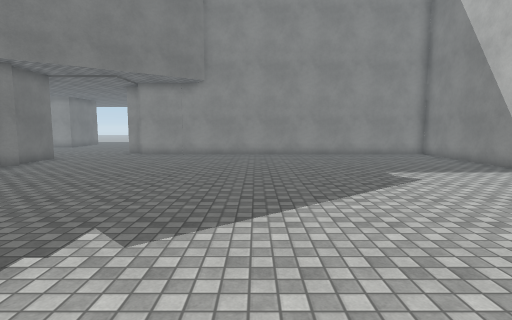
View 1 (above)

16 first-person views from a walk through a Unity game level. The camera is 1.5 m above the floor, tilts 6° down and sees 80° across. The floor is counted in squares, 1 m on a side. Each view is taken from the middle of a square. On the plan, view 1 faces up. The plan holds only what a view shows up to about 15 squares ahead; the rest is blank. The place goes on beyond the plan. The player character is not drawn. Some animated figures are left out. Surface patterns are stand-ins for the level's own textures.

View 2
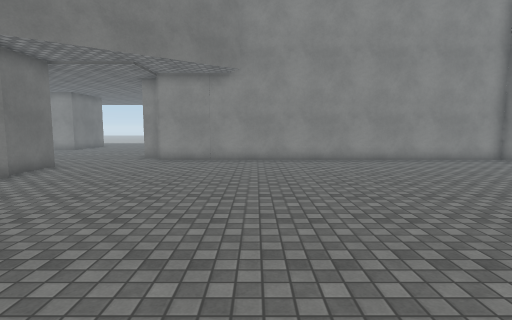

View 3
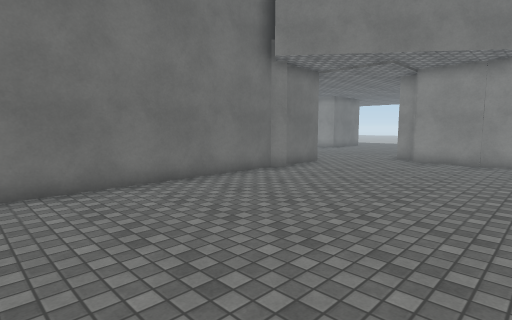

View 4
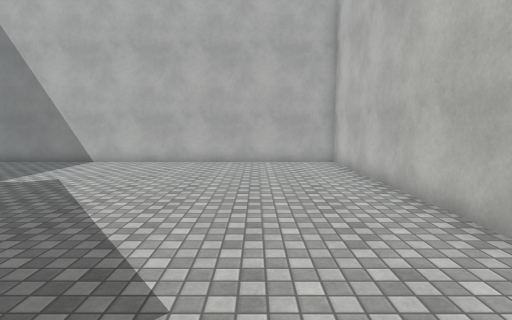

View 5
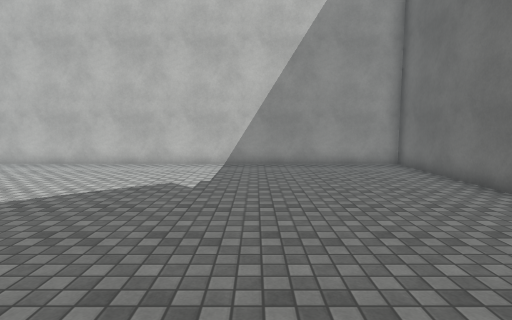

View 6
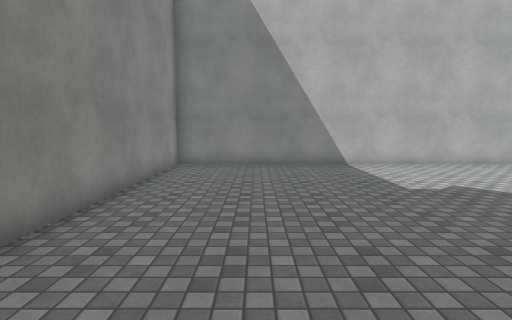

View 7
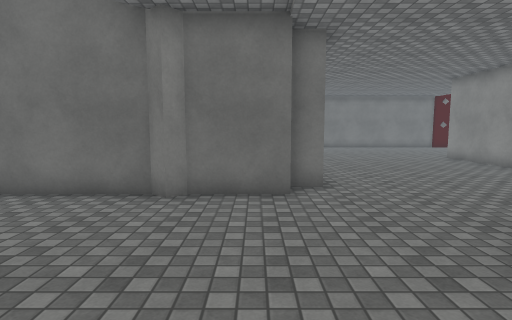

View 8
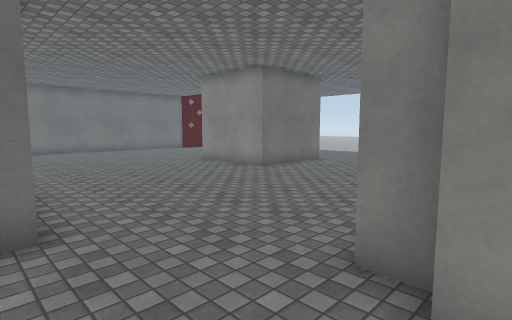

View 9
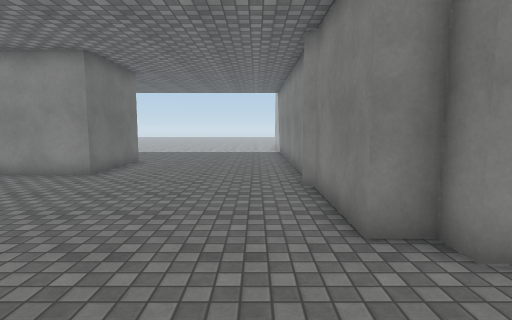

View 10
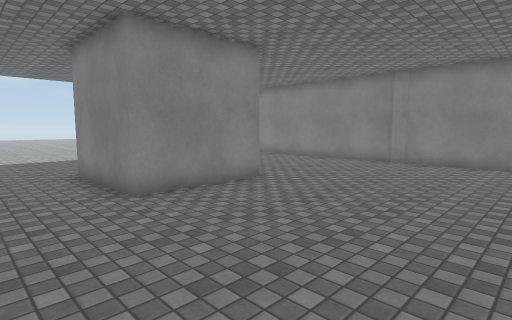

View 11
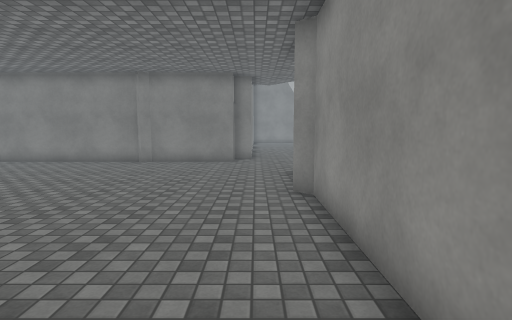

View 12
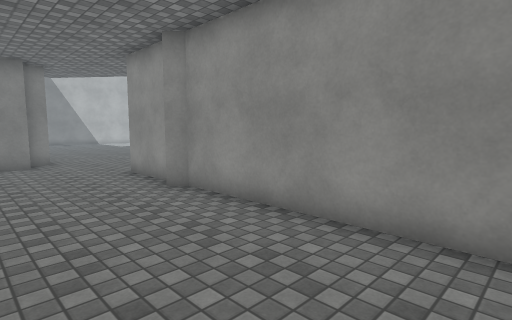

View 13
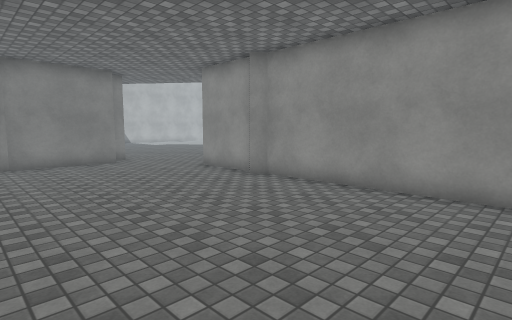

View 14
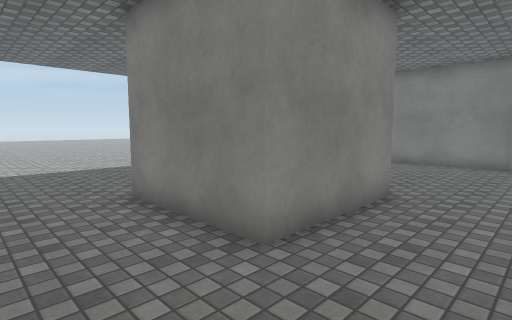

View 15
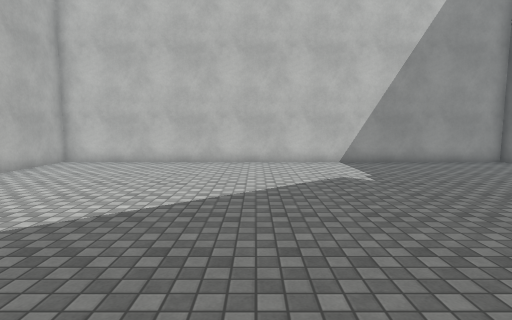

View 16
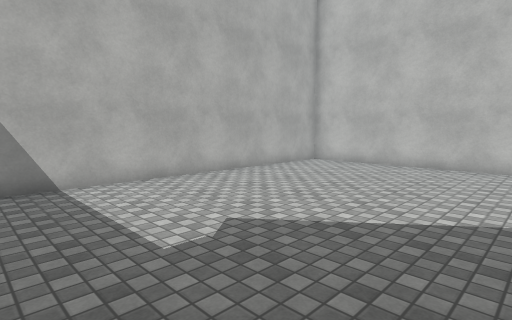

### Floor plan
Points are (right, up) in squares from view 1. A wall is a line through its corners. A room is listed if a view was taken in it or the views show most of it. See-through windows are left out.
Room 1 (views 1, 2, 3, 4, 5, 6, 7, 8, 9, 15, 16)
walls: (-9.8, 14.9) (-9.8, 12.4) (-9.4, 12.1) (-9.8, 11.6) (-9.8, -0.5) (9.5, -0.5) (9.5, 17.2) (-6.5, 17.2) (-6.5, 18) (-7.5, 18); (-10.6, 15.7) (-10.6, 14.9)
ways out: opening at (-8.7, 17) to room 2
Room 2 (views 10, 11, 12, 13, 14)
walls: (-13.5, 15.7) (-10.6, 15.7); (-14.2, 26.5) (-14.2, 23.6) (-18.3, 23.6) (-18.3, 26.5); (-7.5, 18) (-7.5, 21.6) (-7.8, 22) (-7.5, 22.2) (-7.5, 26.5); (-20.8, 15.7) (-14.2, 15.7) (-13.8, 16.2)
ways out: opening at (-8.7, 17) to room 1

Positions as (right, up) in squares from view 1, and headings:
1: (0, 0), facing up
2: (-2, 3), facing up
3: (-2, 3), facing up-left
4: (-4, 3), facing right
5: (-4, 12), facing down
6: (-3, 14), facing right
7: (-3, 14), facing left
8: (-6, 15), facing up-left
9: (-9, 14), facing up
10: (-21, 17), facing up-right
11: (-21, 17), facing right
12: (-21, 20), facing down-right
13: (-21, 23), facing down-right
14: (-21, 21), facing up-right
15: (1, 13), facing down
16: (1, 12), facing down-right
